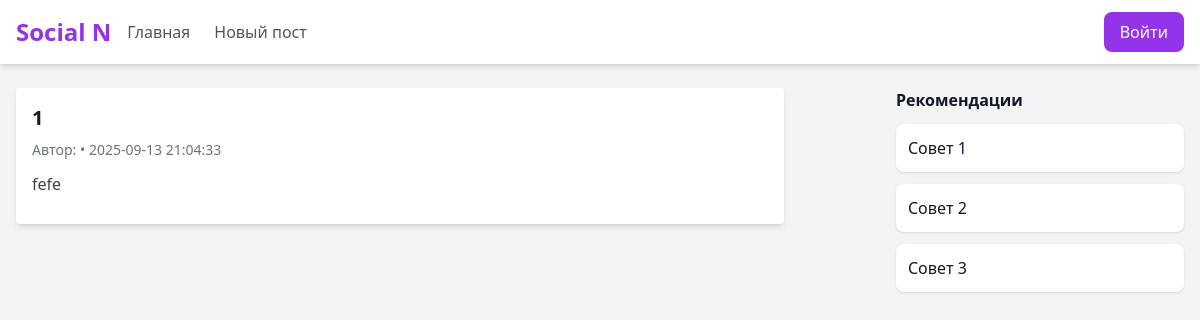
/post/1, run on the app's committed database.
### tables this page shows
CREATE TABLE posts (
        id INTEGER PRIMARY KEY AUTOINCREMENT,
        user_id INTEGER REFERENCES users(id),
        title TEXT NOT NULL,
        content TEXT NOT NULL,
        created_at DATATIME DEFAULT CURRENT_TIMESTAMP
    );

### app.py (the view)
@app.route("/post/<post_id>")
def get_post(post_id):
    conn = get_db_connection()
    post = conn.execute("SELECT * FROM posts WHERE id = ?", (post_id,)).fetchone()
    conn.close()
    return render_template("post.html", post=post)

### app.py (called while the page is built)
def get_db_connection():
    conn = sqlite3.connect('app.db')
    conn.row_factory = sqlite3.Row
    return conn

### templates/post.html (shortened to what this page needs)
{% extends "base.html" %}
{% block content %}
{% if not post %}
<h1 class="text-2xl font-semibold mb-4">Создать новый пост</h1>
<form method="POST" class="flex flex-col gap-4 max-w-xl">
  <input type="text" name="title" placeholder="Заголовок" class="p-2 border rounded" required>
  <textarea name="content" placeholder="Содержание" class="p-2 border rounded" required></textarea>
  <button type="submit" class="px-4 py-2 bg-purple-600 text-white rounded hover:bg-purple-700">Опубликовать</button>
</form>
{% else %}
<div class="bg-white p-4 rounded shadow-md max-w-3xl">
  <h2 class="text-xl font-semibold mb-2">{{ post.title }}</h2>
  <div class="text-sm text-gray-500 mb-3">Автор: {{ session['username'] }} • {{ post.created_at }}</div>
  <p class="text-gray-700 mb-3">{{ post.content }}</p>
</div>
{% endif %}
{% endblock content %}

### data on the page
posts: title "1", created_at "2025-09-13 21:04:33", content "fefe"
